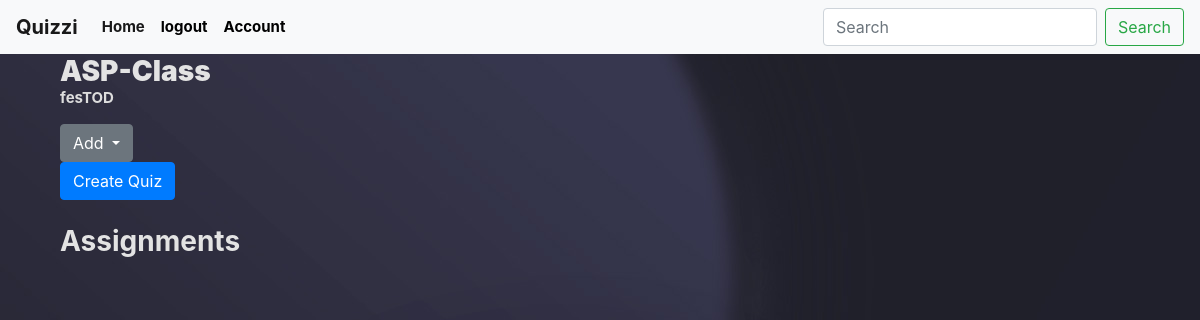
Page /_class/1 (signed in) on the earlier database version.
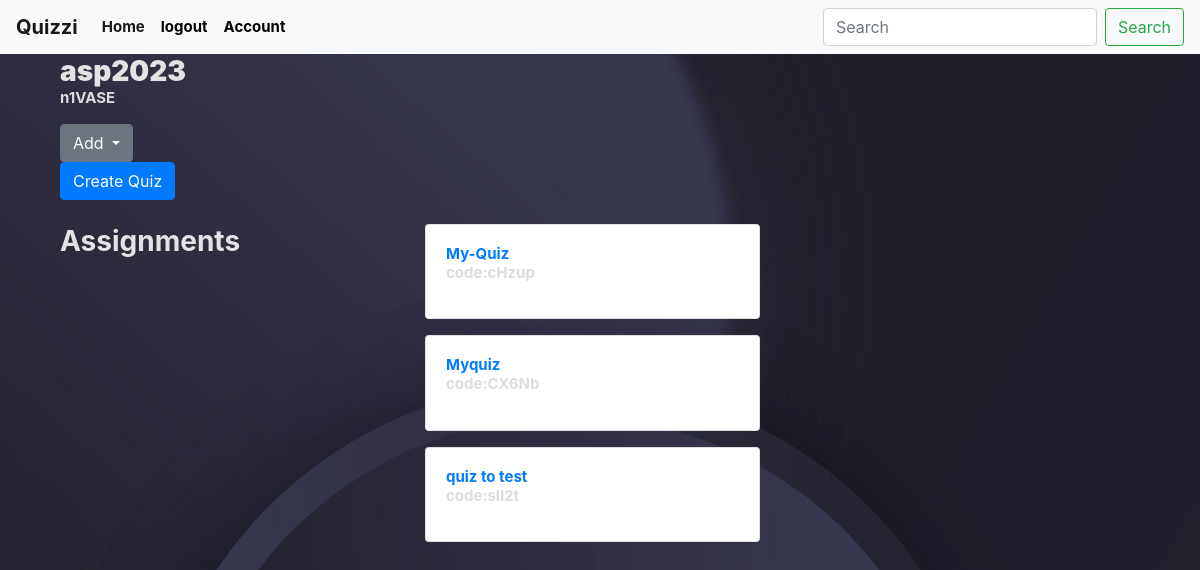
Same page on the later database version.
### quiz/models.py (models this page shows, shortened)
class Class(db.Model):
    id = db.Column(db.Integer, primary_key=True)
    username = db.Column(db.String(20),nullable=False)
    class_name = db.Column(db.String(100), nullable=False)
    class_code = db.Column(db.String(6),nullable=False)
    user_id = db.Column(db.Integer, nullable=False)
    nonuserid = db.Column(db.Integer, db.ForeignKey('user.id'), nullable=False)
    assignments = db.relationship('Assignment', backref='classs', lazy=True)
    created_at = db.Column(db.DateTime, server_default=db.func.now())  # Initialized
    quizzes = db.relationship('Quiz',backref='class_',lazy=True)

class Quiz(db.Model):
    id = db.Column(db.Integer, primary_key=True)
    class_id = db.Column(db.Integer, db.ForeignKey('class.id'))
    quiz_code = db.Column(db.String(5), nullable=False)
    title = db.Column(db.String(100), nullable=False)
    timer = db.Column(db.Integer)  # Default timer in seconds
    questions = db.relationship('Question', backref='quiz', lazy=True)
    options = db.relationship('Option',backref='quiz', lazy=True)

### quiz/routes.py (the view)
@app.route('/_class/<int:classid>')
def class_info(classid):
    classinfo = Class.query.get_or_404(classid)
    user = User.query.filter_by(username=classinfo.username).first()
    assignments = Assignment.query.filter_by(class_id=classinfo.id).all()
    userassigns = user.assignments
    quizzes = classinfo.quizzes
    users_quizzes = get_users_with_assigned_quiz(classid)
    if classinfo:
        return render_template('classinfo.html',classinfo=classinfo, current_user=current_user, assignments=assignments,userassigns=userassigns,quizzes=quizzes)

### quiz/models.py (called while the page is built)
@login_manager.user_loader
def load_user(user_id):
    return User.query.get(int(user_id))

### quiz/utils.py (called while the page is built)
def get_users_with_assigned_quiz(class_id):
    class_ = Class.query.get(class_id)
    if class_ is None:
        return []
    joined_users = class_.user.query.all()
    users_with_assigned_quiz = []
    for user in joined_users:
        assigned_quizzes = Quiz.query.filter_by(class_id=class_.id).all()
        if assigned_quizzes:
            users_with_assigned_quiz.append(user)
    return users_with_assigned_quiz

### quiz/templates/classinfo.html (shortened to what this page needs)
{% extends "layout.html" %}
{% block content %}
{% if current_user.role == 'teacher' %}
<form method="POST" enctype="multipart/form-data">
<div class="bg">
    <div class="container">
    <h2><b>{{ classinfo.class_name }}</b></h2>
    <p> {{ classinfo.class_code }}</p>
    <div class="dropdown">
        <button class="btn btn-secondary dropdown-toggle" type="button" id="dropdownMenuButton" data-toggle="dropdown" aria-haspopup="true" aria-expanded="false">
            Add
        </button>
    </div>
    </div>
    </div>
    <div class="col-md-3">
        <div class="quiz-frame">
         </form>
            <form method="post" action="{{ url_for('add_quiz') }}">
                <button type="submit" class="btn btn-primary"  >Create Quiz</button>
            </form>
        </div>
    </div>
<div class="container mt-4">
    <div class="row">
        <div class="col-md-6">
            <h3>Assignments</h3>
        </div>
        <div class="col-md-6">
            {% for quiz in quizzes %}
                    <div class="card mb-3">
                        <div class="card-body">
                            <a href="{{ url_for('quiz_details', quiz_id=quiz.id) }}" class="card-title">{{quiz.title}}</a>
                            <p class="card-text">code:{{quiz.quiz_code}}</p>
                        </div>
                    </div>
                    {% endfor %}
        </div>
    </div>
</div>
{% endif %}
{% endblock %}

### quiz/templates/layout.html (shortened to what this page needs)
<html>
<head>
   <link rel="stylesheet" href="https://cdn.jsdelivr.net/npm/bootstrap@4.3.1/dist/css/bootstrap.min.css">
   <link rel="stylesheet" type="text/css" href="{{ url_for('static', filename='style.css')}}">
  </head>
<body>
<header class="site-header">
    <nav class="navbar navbar-expand-lg navbar-light bg-light" id="navbar">
        <a class="navbar-brand" href="#">Quizzi</a>
        <div class="collapse navbar-collapse" id="navbarSupportedContent">
          <ul class="navbar-nav mr-auto">
            {% if current_user.is_authenticated %}
            <li class="nav-item active">
              <a class="nav-link" href="{{ url_for('home') }}">Home <span class="sr-only">(current)</span></a>
            </li>
            <li class="nav-item">
              <a class="nav-link " href="{{ url_for('logout') }}" tabindex="-1" aria-disabled="true">logout</a>
            </li>
            <li class="nav-item">
              <a class="nav-link " href="{{ url_for('account') }}" tabindex="-1" aria-disabled="true">Account</a>
            </li>
            {% endif %}
          </ul>
          <form class="form-inline my-2 my-lg-0">
            <input class="form-control mr-sm-2" type="search" placeholder="Search" aria-label="Search">
            <button class="btn btn-outline-success my-2 my-sm-0" type="submit">Search</button>
          </form>
        </div>
      </nav>
      <main role="main" class="container">
        <div class="row">
          <div class="col-md-8">
  {% block content %}{% endblock %}
</body>
</html>

### quiz/static/style.css (style rules this page uses)
body { background-image: url("bh3.jpg"); background-attachment: fixed; color: #333333; margin-top: 0rem; }
.site-header .navbar-nav .nav-link { color: black }
.navbar { background-color: #333333; }
#navbar { background-color: #333333; }
h1, h2, h3, h4, h5, h6 { color: #e3e3e3; line-height: 1.25; font-size: 28px; font-weight: bold; margin: 0; }
p { color: #dddddd; }

### quiz/templates/layout.html (style rules this page uses)
body { color: #2b3a47; line-height: 1.25; font-size: 15px; font-weight: bold; margin: 0; }

Differences in the rows shown:
changed Class: class_name "ASP-Class" → "asp2023"; class_code "fesTOD" → "n1VASE"
added Quiz: title "My-Quiz", quiz_code "cHzup"
added Quiz: title "Myquiz", quiz_code "CX6Nb"
added Quiz: title "quiz to test", quiz_code "slI2t"
